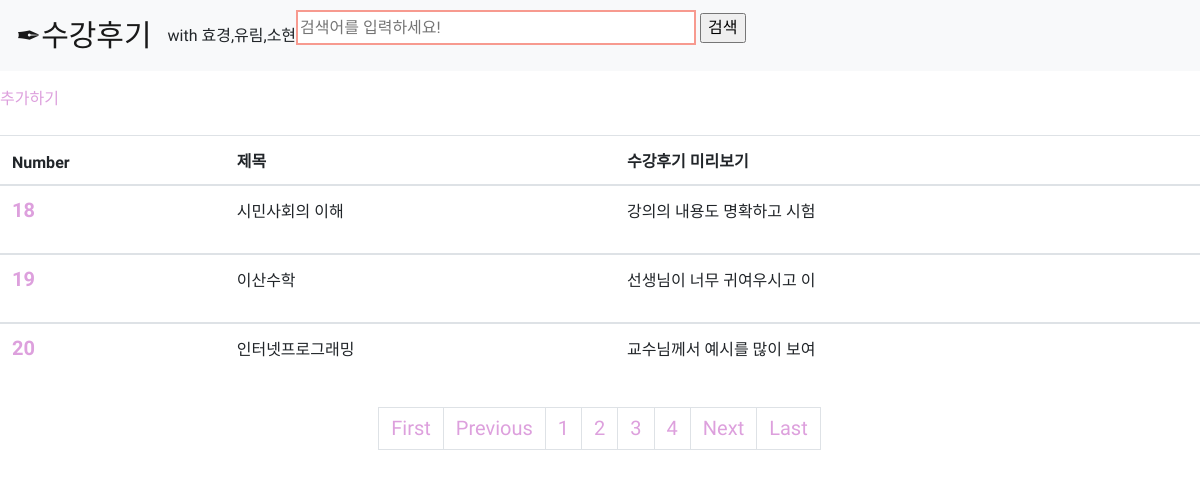
Screenshot of /?page=2 with the database file from the repository.
### teamlionapp/models.py (models this page shows)
class Blog(models.Model):
    title=models.CharField(max_length=50,default='제목 없음')
    body=models.TextField(null=False)
    date=models.DateTimeField('date published')
    def sum(self):
        return self.body[:15]

### teamlionapp/views.py (the view)
# urls.py: path('',teamlionapp.views.index,name='index'),
def index(request):
    blog=Blog.objects.all()
    blog_list = Blog.objects.all()
    paginator = Paginator(blog_list, 3)
    page = request.GET.get('page')
    try:
        posts = paginator.get_page(page)
    except PageNotAnInteger:
        posts = paginator.get_page(1)
    except EmptyPage:
        posts = paginator.get_page(paginator.num_pages)
    return render(request,'index.html',{'blog':blog, 'posts':posts})

### teamlionapp/templates/index.html (shortened to what this page needs)
{% extends 'base.html' %}
{% block content %}
    <a href="{% url 'new'%}" id="button2" style="color:plum;">추가하기</a><br><br>
    <table class="table">
            <thead>
              <tr>
                <th scope="col">Number</th>
                <th scope="col">제목</th>
                <th scope="col">수강후기 미리보기</th>
              </tr>
            </thead>
    {% for i in posts %}
    <tbody>
            <tr>
            <th scope="row"><a href="{% url 'detail' i.id %}" style="color:plum; font-size:20px;">{{ i.id }}</a><br><br> </th>
              <td>    {{i.title}}</td>
              <td> {{i.sum}}</td>
            </tr>
    </tbody>
    {% endfor %}
</table>
    <ul class="pagination justify-content-center">
        {%if posts.has_previous%}
        <li><a class="page-link"style="color:plum; font-size:20px;" href="?page=1">First</a></li>
        <li><a class="page-link"style="color:plum; font-size:20px;"  href="?{{posts.previous_page_number}}" >Previous</a></li>
        {%endif%}
        {% for page in posts.paginator.page_range%}
        {% if page == posts.number %}
        <li class="page-item "><a class="page-link disabled"style="color:plum; font-size:20px;">{{ page }}</a></li>
        {% else %}
        <li class="page-item"><a class="page-link" href="?page={{ page }}"style="color:plum; font-size:20px;">{{ page }}</a></li>
        {% endif %}
        {% endfor %}
        {%if posts.has_next%}
        <li><a  class="page-link"  href="?page={{posts.next_page_number}}" style="color:plum; font-size:20px;">Next</a></li>
        <li><a class="page-link"  href="?page={{posts.paginator.num_pages}}"style="color:plum; font-size:20px;">Last</a></li>
        {%endif%}
    </ul>
{% endblock %}

### teamlionapp/templates/base.html (style rules this page uses)
* { font-family: 'Gamja Flower', cursive; }

### rows the page displays
Blog: id "18", title "시민사회의 이해", sum "강의의 내용도 명확하고 시험"
Blog: id "19", title "이산수학", sum "선생님이 너무 귀여우시고 이"
Blog: id "20", title "인터넷프로그래밍", sum "교수님께서 예시를 많이 보여"

### other values shown
{{ page }} "1" "3" "4"
{{ page }} "2"
